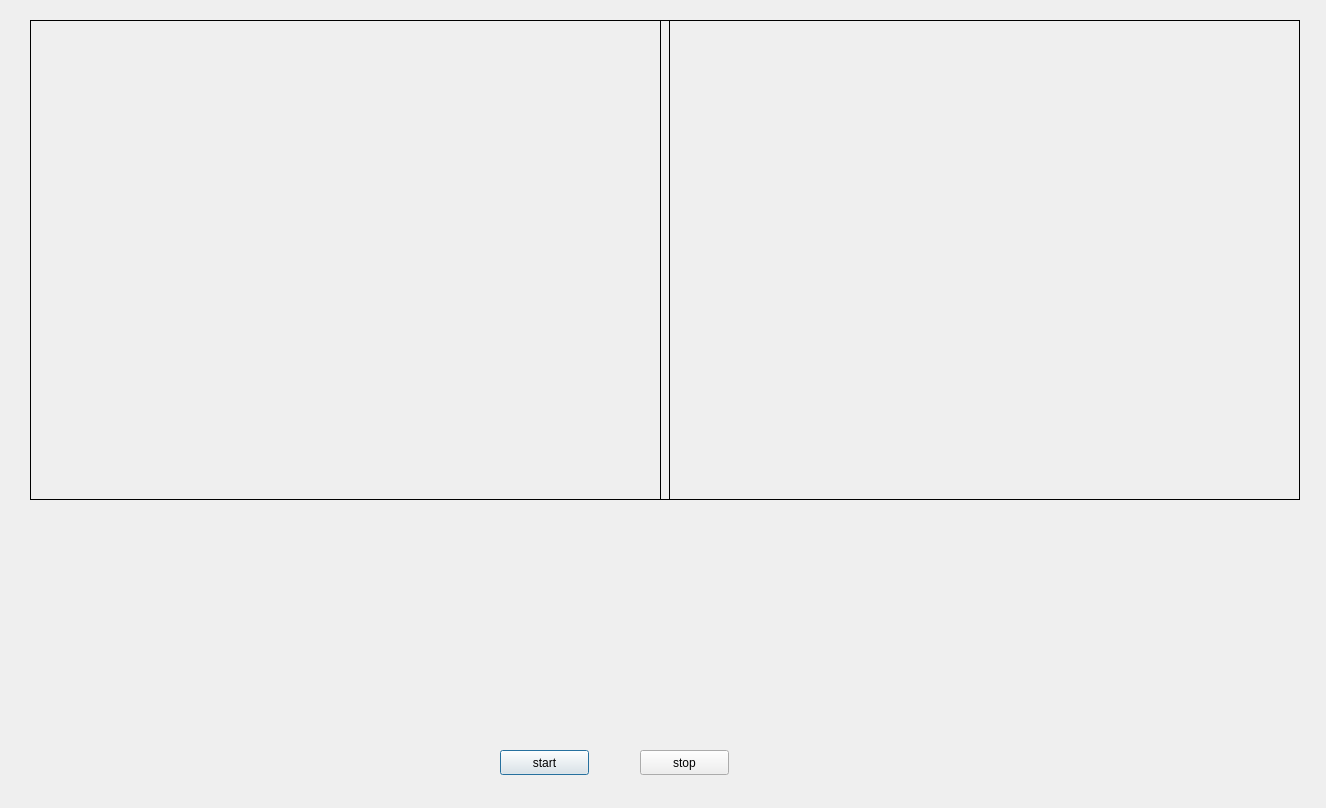
<?xml version="1.0" encoding="UTF-8"?>
<ui version="4.0">
 <class>Dialog</class>
 <widget class="QDialog" name="Dialog">
  <property name="geometry">
   <rect>
    <x>0</x>
    <y>0</y>
    <width>1326</width>
    <height>808</height>
   </rect>
  </property>
  <property name="windowTitle">
   <string>Dialog</string>
  </property>
  <widget class="QPushButton" name="startButton">
   <property name="geometry">
    <rect>
     <x>500</x>
     <y>750</y>
     <width>89</width>
     <height>25</height>
    </rect>
   </property>
   <property name="text">
    <string>start</string>
   </property>
  </widget>
  <widget class="QPushButton" name="stopButton">
   <property name="geometry">
    <rect>
     <x>640</x>
     <y>750</y>
     <width>89</width>
     <height>25</height>
    </rect>
   </property>
   <property name="text">
    <string>stop</string>
   </property>
  </widget>
  <widget class="QLabel" name="label">
   <property name="geometry">
    <rect>
     <x>30</x>
     <y>20</y>
     <width>640</width>
     <height>480</height>
    </rect>
   </property>
   <property name="frameShape">
    <enum>QFrame::Box</enum>
   </property>
  </widget>
  <widget class="QLabel" name="label_2">
   <property name="geometry">
    <rect>
     <x>660</x>
     <y>20</y>
     <width>640</width>
     <height>480</height>
    </rect>
   </property>
   <property name="frameShape">
    <enum>QFrame::Box</enum>
   </property>
  </widget>
 </widget>
 <resources/>
 <connections/>
</ui>
